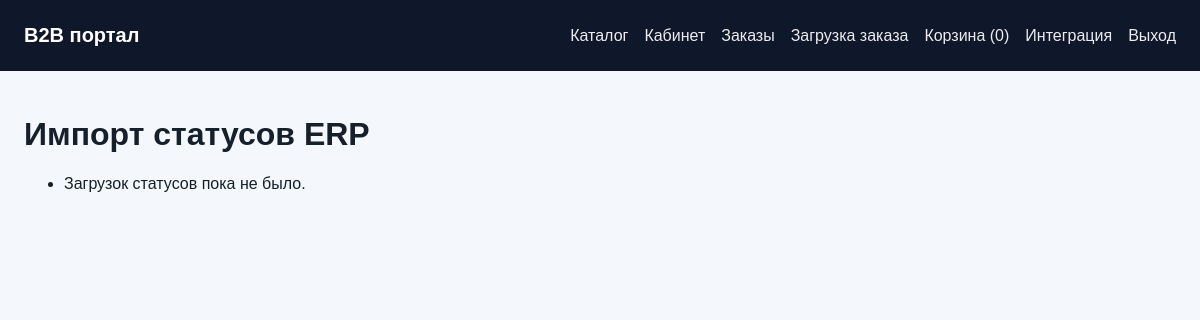
The app's page /integrations/status-imports/ (signed in), older data.
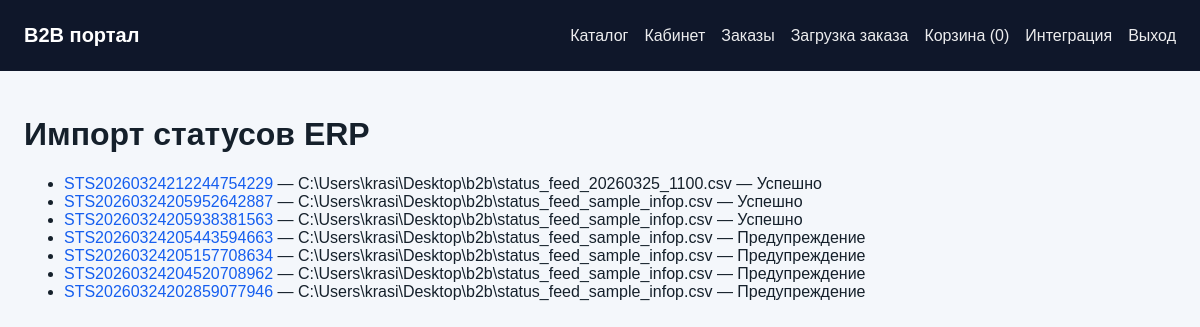
The same page, newer data.
### apps/integrations/models.py (models this page shows, shortened)
class ExchangeBatch(models.Model):
    DIRECTION_CHOICES = [('export_orders', 'Экспорт заказов'), ('import_statuses', 'Импорт статусов'), ('system', 'Система')]
    STATUS_CHOICES = [('created', 'Создан'), ('ok', 'Успешно'), ('warning', 'Предупреждение'), ('error', 'Ошибка')]
    code = models.CharField('Код пакета', max_length=64, unique=True, db_index=True)
    direction = models.CharField('Направление', max_length=32, choices=DIRECTION_CHOICES)
    profile = models.ForeignKey(IntegrationProfile, verbose_name='Профиль', on_delete=models.SET_NULL, blank=True, null=True, related_name='batches')
    status = models.CharField('Статус', max_length=16, choices=STATUS_CHOICES, default='created')
    created_at = models.DateTimeField('Создан', auto_now_add=True)
    started_at = models.DateTimeField('Начат', blank=True, null=True)
    finished_at = models.DateTimeField('Завершен', blank=True, null=True)
    orders_count = models.PositiveIntegerField('Заказов', default=0)
    success_count = models.PositiveIntegerField('Успешно', default=0)
    error_count = models.PositiveIntegerField('Ошибок', default=0)
    file_path = models.CharField('Путь к основному файлу', max_length=1024, blank=True)
    checksum = models.CharField('Checksum', max_length=64, blank=True)
    comment = models.TextField('Комментарий', blank=True)
    class Meta:
        verbose_name = 'Пакет обмена'
        verbose_name_plural = 'Пакеты обмена'
        ordering = ['-created_at']

### apps/integrations/views.py (the view)
# urls.py: path('status-imports/', views.status_imports, name='status-imports'),
@staff_member_required
def status_imports(request):
    batches = ExchangeBatch.objects.filter(direction='import_statuses').select_related('profile').all()[:200]
    return render(request, 'integrations/status_imports.html', {'batches': batches})

### apps/portal/cart.py (called while the page is built)
    def count(self):
        return len(self.data)

### apps/portal/context_processors.py (called while the page is built)
def portal_context(request):
    cart = SessionCart(request)
    profile = getattr(getattr(request, 'user', None), 'company_profile', None)
    return {
        'portal_cart_count': cart.count(),
        'portal_company': getattr(profile, 'company', None),
    }

### templates/integrations/status_imports.html (shortened to what this page needs)
{% extends "base.html" %}
{% block content %}
<h1>Импорт статусов ERP</h1>
<ul>
{% for batch in batches %}
    <li><a href="{% url 'integrations:batch-detail' batch.pk %}">{{ batch.code }}</a> — {{ batch.file_path }} — {{ batch.get_status_display }}</li>
{% empty %}
    <li>Загрузок статусов пока не было.</li>
{% endfor %}
</ul>
{% endblock %}

Row changes from the older to the newer data that the page shows:
added ExchangeBatch: code "STS20260324212244754229", file_path "C:\\Users\\krasi\\Desktop\\b2b\\status_feed_20260325_1100.csv", status "Успешно"
added ExchangeBatch: code "STS20260324205952642887", file_path "C:\\Users\\krasi\\Desktop\\b2b\\status_feed_sample_infop.csv", status "Успешно"
added ExchangeBatch: code "STS20260324205938381563", file_path "C:\\Users\\krasi\\Desktop\\b2b\\status_feed_sample_infop.csv", status "Успешно"
added ExchangeBatch: code "STS20260324205443594663", file_path "C:\\Users\\krasi\\Desktop\\b2b\\status_feed_sample_infop.csv", status "Предупреждение"
added ExchangeBatch: code "STS20260324205157708634", file_path "C:\\Users\\krasi\\Desktop\\b2b\\status_feed_sample_infop.csv", status "Предупреждение"
added ExchangeBatch: code "STS20260324204520708962", file_path "C:\\Users\\krasi\\Desktop\\b2b\\status_feed_sample_infop.csv", status "Предупреждение"
added ExchangeBatch: code "STS20260324202859077946", file_path "C:\\Users\\krasi\\Desktop\\b2b\\status_feed_sample_infop.csv", status "Предупреждение"
Text that changed along with them:
text no longer shown: "Загрузок статусов пока не было."
